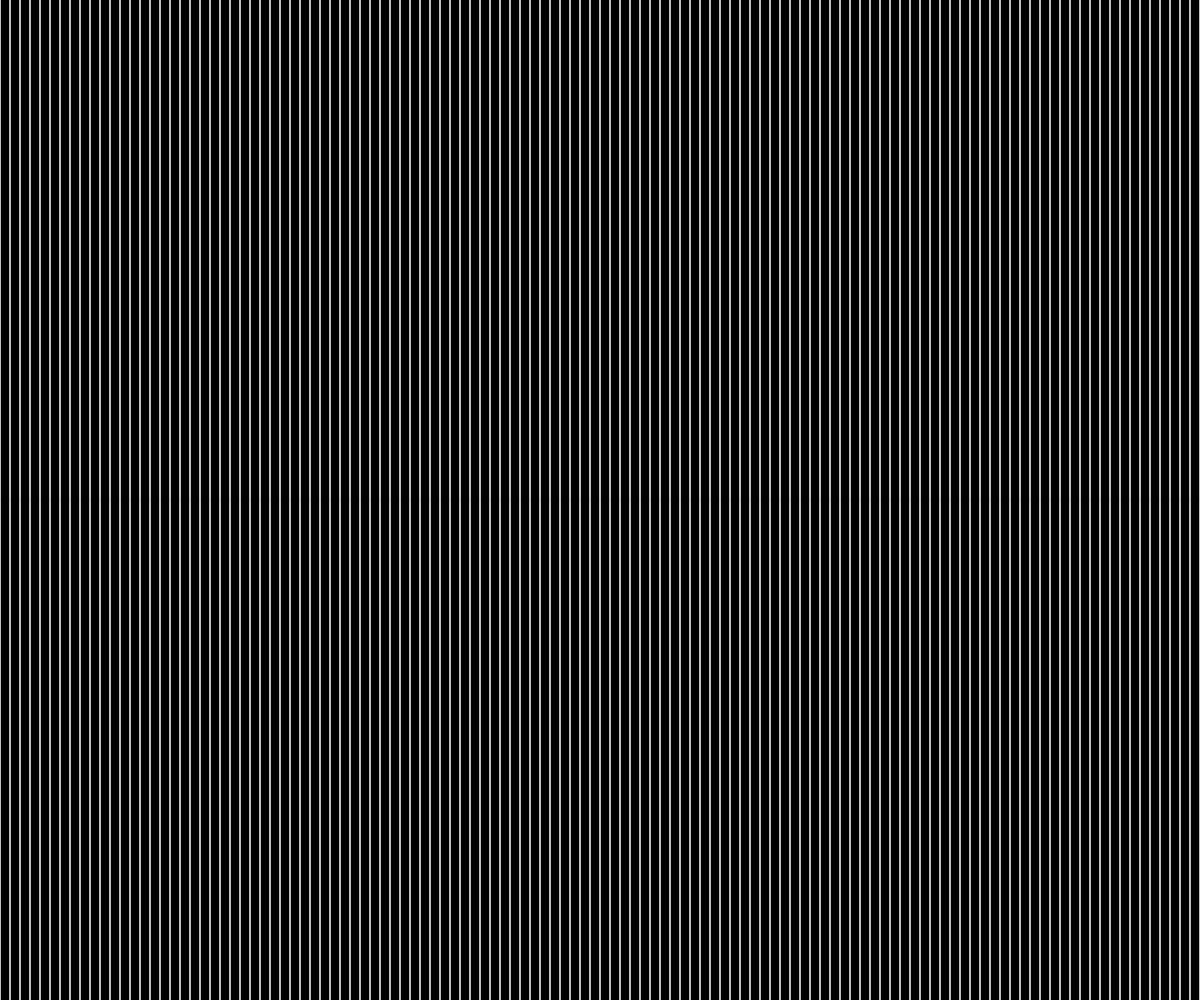
Frame 1 (no input)
Frame 60 (no input): identical to frame 1, image omitted
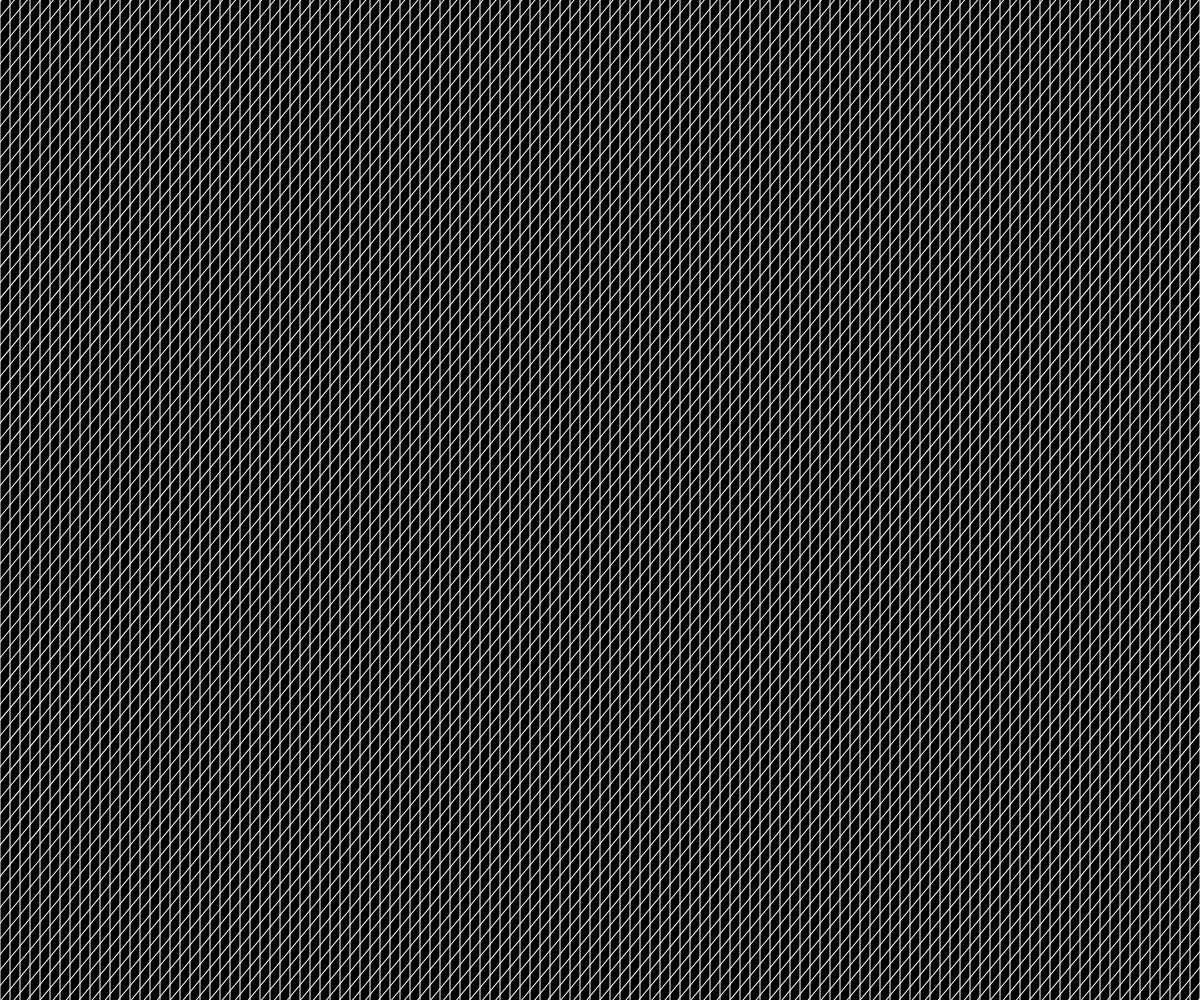
Frame 120 (the mouse pressed at the canvas centre since frame 60)

The p5.js sketch that drew these frames (run headless with seeded random() and noise() and a simulated clock; from frame 60 on, the mouse is pressed at the canvas centre):

// p5.js sketch
// ── sketch.js
const WHITE = "#FFFFFF";
const BLACK = "#000000";
var canvas;

function setup() {
    canvas = createCanvas(windowWidth, windowHeight);
}

function draw() {
    background(BLACK);
    strokeWeight(1);
    stroke(WHITE);

    // drawing background lines
    drawPattern();

    // drawing foreground lines
    var angle = atan(mouseY / mouseX);
    translate(mouseX, mouseY);
    rotate(angle);
    drawPattern();
}

function pythagoras(x, y) {
    return sqrt(x*x + y*y);
}

function drawPattern() {
    for (var x = -windowWidth; x < 2 * windowWidth; x += 10) {
        line(x, -windowHeight, x, windowHeight);
    }
}

window.onresize = function() {
    var w = window.innerWidth;
    var h = window.innerHeight;
    canvas.size(w, h);
    width = w;
    height = h;
};
